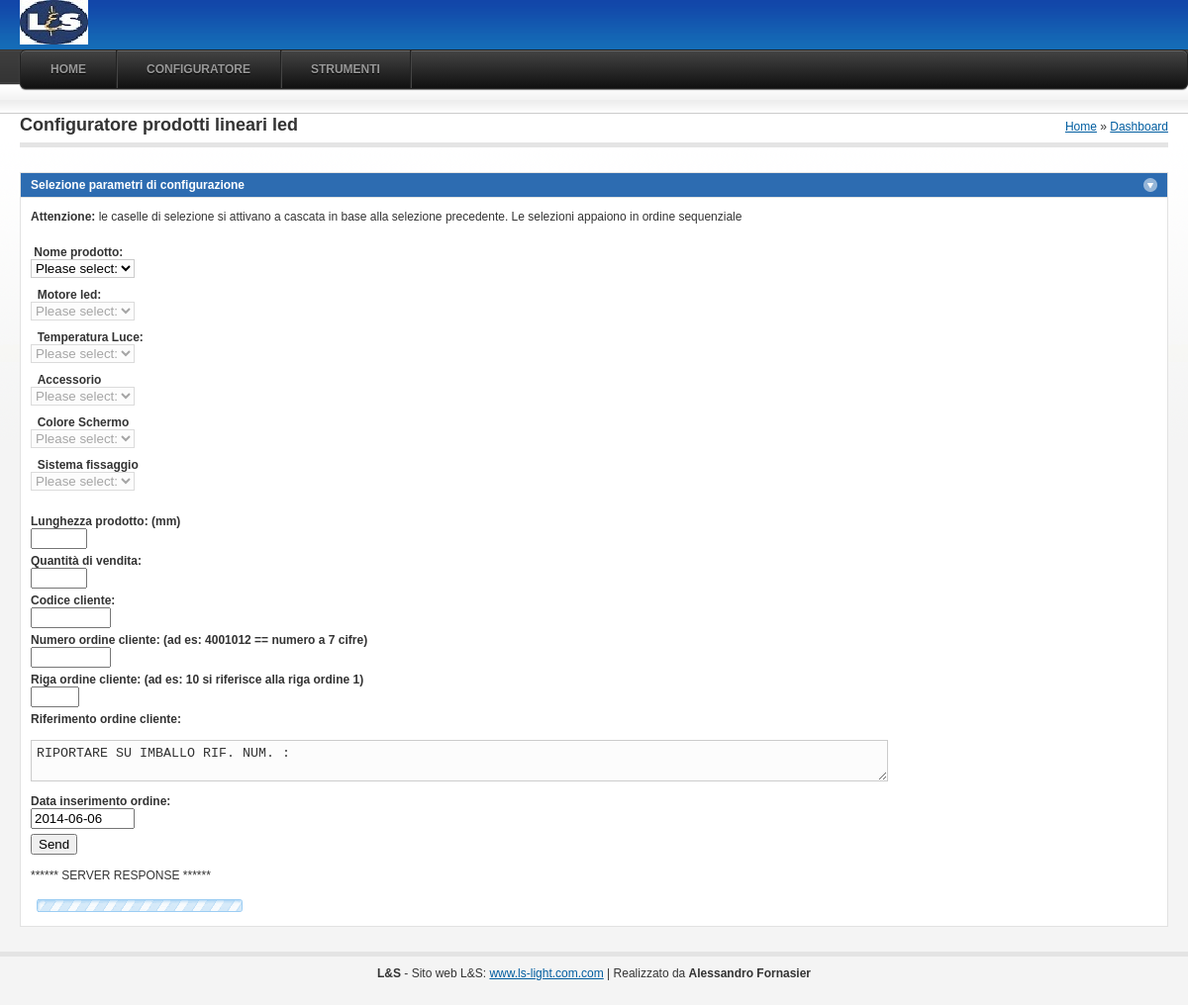
The page / on the database its author committed.
### tables this page shows
CREATE TABLE IF NOT EXISTS `menu_sito` (
  `id` int(11) NOT NULL AUTO_INCREMENT COMMENT 'indice',
  `name` varchar(100) NOT NULL COMMENT 'titolo voce menu',
  `link` varchar(255) NOT NULL COMMENT 'link alla pagina',
  `parent` int(11) NOT NULL COMMENT 'link a id per determinare il nodo superiore',
  PRIMARY KEY (`id`)
);

### Build_menu/function.inc.php (the view, shortened to what this page needs)
<?php
	include("../include/dbconfig.inc.php");
function generate_menu($parent){
    global $menu_array;
    if($parent == 0){
        $ul_value ='<ul id="menu">';
		$ul_value .="\n";
    } else {
		$ul_value='<ul>';
		$ul_value .="\n";
    }
    $has_childs = false;
    foreach($menu_array as $key => $value){
        if ($value['parent'] == $parent){
			if ($has_childs == false){
                $has_childs = true;
                echo $ul_value;
            }
            $valore = check_child($key);
            if($valore >=1){
                echo '<li><a href="#">' . $value['name'].'</a>';
			}else{
				if($value['link']=="" or empty($value['link'])){
					echo '<li><a href="#">' . $value['name'].'</a>';
					echo "\n\n";
				}else{
					echo '<li><a href="'.$value['link'] . '">' . $value['name'].'</a>';
				}
			}
            generate_menu($key);
			echo '</li>';
        }
    }
	if ($has_childs == true){
		echo'</ul>';
    }
}
	function check_child($index){
		global $dbh;
		$query=$dbh->query("SELECT count(id) as quanti FROM menu_sito where  parent='$index'");
		$data = $query->fetchAll();
		return $data[0]['quanti'];
	}
?>

### css/style.css (style rules this page uses)
body, html, div, blockquote, img, label, p, h1, h2, h3, h4, h5, h6, pre, ul, ol, li, dl, dt, dd, form, a, fieldset, th, td { margin: 0; padding: 0; border: 0; outline: none; }
ul, ol { list-style: none; }
body { background: #f4f4f4 url(../images/background.gif) repeat-x; font: 12px normal Verdana, Arial, Helvetica, sans-serif; color: #333; text-align: left; }
a { color: #005da0; }

### css/menu/style3.css (style rules this page uses)
#menu, #menu ul { margin: 0; padding: 0; list-style: none; }
#menu { width: auto; height: auto; margin: 60px auto; border: 1px solid #222; background-color: #111; background-image: -moz-linear-gradient(#444, #111); background-image: -webkit-gradient(linear, left top, left bottom, from(#444), to(#111)); background-image: -webkit-linear-gradient(#444, #111); background-image: -o-linear-gradient(#444, #111); background-image: -ms-linear-gradient(#444, #111); background-image: linear-gradient(#444, #111); -moz-border-radius: 6px; -webkit-border-radius: 6px; border-radius: 6px; -moz-box-shadow: 0 1px 1px #777, 0 1px 0 #666 inset; -webkit-box-shadow: 0 1px 1px #777, 0 1px 0 #666 inset; box-shadow: 0 1px 1px #777, 0 1px 0 #666 inset; }
#menu:before, #menu:after { content: ""; display: table; }
#menu:after { clear: both; }
#menu { zoom:1; }
#menu li { float: left; border-right: 1px solid #222; -moz-box-shadow: 1px 0 0 #444; -webkit-box-shadow: 1px 0 0 #444; box-shadow: 1px 0 0 #444; position: relative; }
#menu a { float: left; padding: 12px 30px; color: #999; text-transform: uppercase; font: bold 12px Arial, Helvetica; text-decoration: none; text-shadow: 0 1px 0 #000; }
@media screen and (min-width: 600px) { #menu { display: block !important; } }

### css/stampa.css (style rules this page uses)
body { background: white; font-size: 76%; !ho omesso il pt mantengo, eventualmente mettere 12pt; }
a:link, a:visited { color: #520; background: transparent; font-weight: bold; text-decoration: underline; }

### rows shown on the page
menu_sito: name "HOME"
menu_sito: name "CONFIGURATORE"
menu_sito: name "STRUMENTI"
